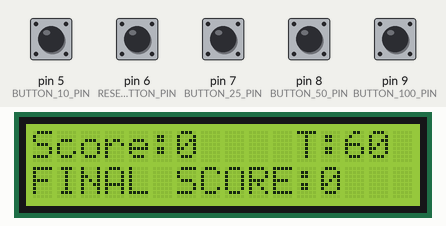
A sketch run on a simulated Arduino Uno, built with avr-gcc and run on an emulated ATmega328P. On the bench: 16×2 character LCD. The inputs (shaded band) are chosen by the test bench; at power-on: pin 5 (BUTTON_10_PIN), pin 6 (RESET_BUTTON_PIN), pin 7 (BUTTON_25_PIN), pin 8 (BUTTON_50_PIN), pin 9 (BUTTON_100_PIN) HIGH.

Above: at 1.2 s.
1.3 s: pin 6 (RESET_BUTTON_PIN) pulled LOW for 0.15 s
At 2.1 s:
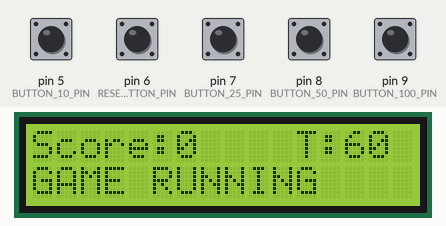
4.4 s: pin 5 (BUTTON_10_PIN) pulled LOW for 0.15 s
At 6.1 s:
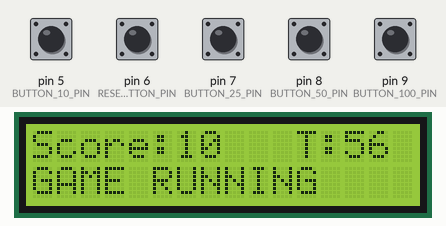
7.5 s: pin 7 (BUTTON_25_PIN) pulled LOW for 0.15 s
At 9.2 s:
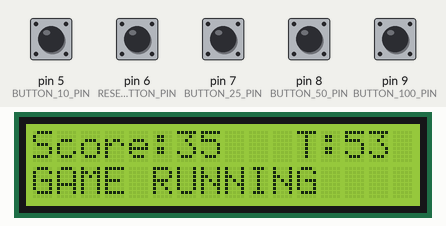
9.8 s: pin 8 (BUTTON_50_PIN) pulled LOW for 0.15 s
At 11.2 s:
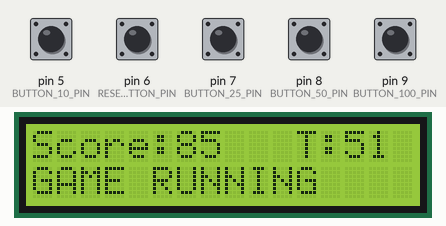
11.9 s: pin 9 (BUTTON_100_PIN) pulled LOW for 0.15 s
At 13.1 s:
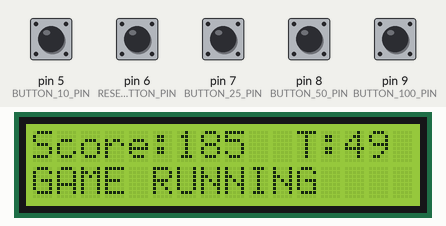
13.9 s: pin 5 (BUTTON_10_PIN) pulled LOW for 1 s
At 16.0 s:
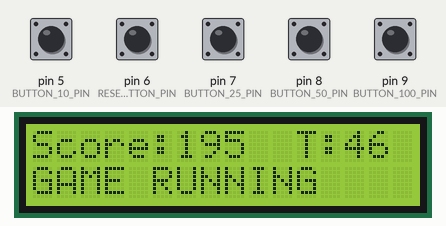
Timing chart, 0 to 17.4 s (numbered marks = the images above; inputs shaded):
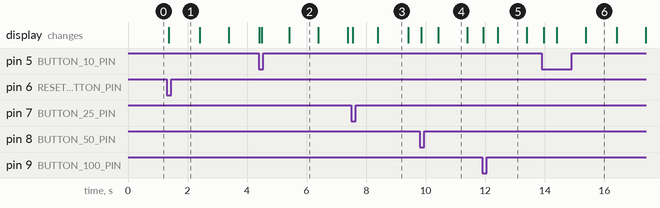

Measured:
- after the input at 1.3 s, the display: changes after 0.08 s (image 1)
- what the display in image 2 shows lasts 1.0 s, from 5.4 s to 6.4 s

The sketch:

pinball-scoring-system-v1.ino
```cpp
// this is just a prototype and is not fully functional yet
// it includes code for a reset button, 4 buttons representing point scoring components, and the lcd screen int

#include <Wire.h>
#include <LiquidCrystal_I2C.h>

// btn pin def
#define BUTTON_10_PIN 5
#define BUTTON_25_PIN 7
#define BUTTON_50_PIN 8
#define BUTTON_100_PIN 9
#define RESET_BUTTON_PIN 6

// lcd object
LiquidCrystal_I2C lcd(0x27, 16, 2);

// game var init
int score = 0;
int timeLeft = 60;
bool gameRunning = false;

// used for 1s timer
unsigned long previousMillis = 0;

// init btn states
int lastButton10State = HIGH;
int lastButton25State = HIGH;
int lastButton50State = HIGH;
int lastButton100State = HIGH;
int lastResetButtonState = HIGH;

void setup() {
  Wire.begin();
  // intiate btn pins
  pinMode(BUTTON_10_PIN, INPUT_PULLUP);
  pinMode(BUTTON_25_PIN, INPUT_PULLUP);
  pinMode(BUTTON_50_PIN, INPUT_PULLUP);
  pinMode(BUTTON_100_PIN, INPUT_PULLUP);
  pinMode(RESET_BUTTON_PIN, INPUT_PULLUP);
  // initiate lcd
  lcd.init();
  lcd.backlight();
  lcd.clear();
  updateLCD();
}

void loop() {
  // reading logic for reset btn and pressure activated point scoring sensors (also btns)
  int button10State = digitalRead(BUTTON_10_PIN);
  int button25State = digitalRead(BUTTON_25_PIN);
  int button50State = digitalRead(BUTTON_50_PIN);
  int button100State = digitalRead(BUTTON_100_PIN);
  int resetButtonState = digitalRead(RESET_BUTTON_PIN);
  // if statement handling reset btn logic
  if (resetButtonState == LOW && lastResetButtonState == HIGH) {
    // variable reset for when new game started
    score = 0;
    timeLeft = 60;
    gameRunning = true;
    // reset timer logic
    previousMillis = millis();
    updateLCD();
    delay(50);
  }
  if (gameRunning) {
    // +10 btn logic
    if (button10State == LOW && lastButton10State == HIGH) {
      score += 10;
      updateLCD();
    }
    // +25 btn logic
    if (button25State == LOW && lastButton25State == HIGH) {
      score += 25;
      updateLCD();
    }
    // +50 btn logic
    if (button50State == LOW && lastButton50State == HIGH) {
      score += 50;
      updateLCD();
    }
    // +100 btn logic
    if (button100State == LOW && lastButton100State == HIGH) {
      score += 100;
      updateLCD();
    }
  }
  // lcd timer update logic
  if (gameRunning) {
    unsigned long currentMillis = millis();
    if (currentMillis - previousMillis >= 1000) {
      previousMillis += 1000;
      timeLeft--;
      updateLCD();
      if (timeLeft <= 0) {
        timeLeft = 0;
        gameRunning = false;
        updateLCD();
      }
    }
  }
  // storing last collected state for all btns in circuit (including reset btn)
  lastButton10State = button10State;
  lastButton25State = button25State;
  lastButton50State = button50State;
  lastButton100State = button100State;
  lastResetButtonState = resetButtonState;
  delay(50);
}

// primary lcd update logic
void updateLCD() {
  lcd.clear();
  lcd.setCursor(0, 0);
  lcd.print("Score:");
  lcd.setCursor(6, 0);
  lcd.print(score);
  lcd.setCursor(11, 0);
  lcd.print("T:");
  if (timeLeft < 10) {
    lcd.print("0");
  }
  lcd.print(timeLeft);
  if (gameRunning) {
    lcd.setCursor(0, 1);
    lcd.print("GAME RUNNING");
  } else {
    lcd.setCursor(0, 1);
    lcd.print("FINAL SCORE:");
    lcd.setCursor(12, 1);
    lcd.print(score);
  }
}
```
